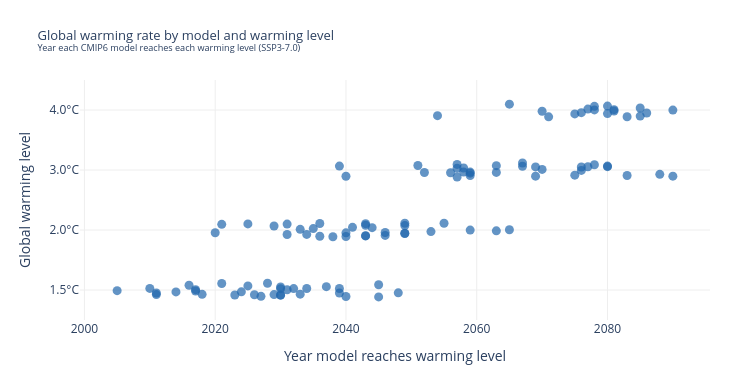

Notebook code for this chart:
### Code cell
import plotly.graph_objects as go
import numpy as np

np.random.seed(42)

CMIP_COLOR = "#2166AC"

fig = go.Figure()

wls = sorted(scatter_cache.keys())
wl_to_y = {wl: i for i, wl in enumerate(wls)}

for wl in wls:
    df = scatter_cache[wl].copy()
    if df.empty:
        continue

    y_base = wl_to_y[wl]
    jitter = 0.12

    fig.add_trace(go.Scatter(
        x=df["year_wl"],
        y=y_base + np.random.uniform(-jitter, jitter, len(df)),
        mode="markers",
        name="CMIP6 models",
        legendgroup="cmip6",
        showlegend=(wl == wls[0]),
        marker=dict(color=CMIP_COLOR, size=9, opacity=0.7),
        customdata=list(zip(df["model"], [wl]*len(df), df["ca_anom"])),
        hovertemplate=(
            "<b>%{customdata[0]}</b><br>"
            "Warming level: %{customdata[1]}°C<br>"
            "Year reached: %{x}<br>"
            "CA anomaly: %{customdata[2]:.2f}°C"
            "<extra></extra>"
        ),
    ))

fig.update_layout(
    width=750,
    height=380,
    margin=dict(l=80, r=40, t=80, b=60),
    plot_bgcolor="white",
    paper_bgcolor="white",
    title=dict(
        text=(
            "Global warming rate by model and warming level<br>"
            "<sup>Year each CMIP6 model reaches each warming level (SSP3-7.0)</sup>"
        ),
        font=dict(size=13),
    ),
    xaxis=dict(
        title="Year model reaches warming level",
        showgrid=True, gridcolor="#eeeeee",
        zeroline=False, showline=False,
    ),
    yaxis=dict(
        title="Global warming level",
        tickmode="array",
        tickvals=list(wl_to_y.values()),
        ticktext=[f"{wl}°C" for wl in wls],
        showgrid=True, gridcolor="#eeeeee",
        zeroline=False, showline=False,
        range=[-0.5, len(wls) - 0.5],
    ),
    showlegend=False,
)

fig.show()
fig.write_html("../uncertainty/figures/html/wl_scatter.html")
fig.write_image("../uncertainty/figures/static/wl_scatter.png", scale=2)

### Figure 1 — Plotly figure (JSON) as saved in the notebook; plotly's stock layout.template omitted (floating-point values rounded to 4 significant figures)
{"data": [{"customdata": [["ACCESS-CM2", 1.5, 4.521], ["CESM2-WACCM", 1.5, 3.957], ["CAS-ESM2-0", 1.5, 3.75], ["MPI-ESM1-2-LR", 1.5, 3.969], ["EC-Earth3-Veg-LR", 1.5, 4.641], ["BCC-CSM2-MR", 1.5, 4.019], ["MRI-ESM2-0", 1.5, 3.256], ["CAMS-CSM1-0", 1.5, 3.049], ["MPI-ESM-1-2-HAM", 1.5, null], ["IITM-ESM", 1.5, 2.875], ["NorESM2-MM", 1.5, 3.261], ["CMCC-ESM2", 1.5, 4.792], ["IPSL-CM6A-LR", 1.5, 5.024], ["INM-CM4-8", 1.5, 3.828], ["INM-CM5-0", 1.5, 3.639], ["CanESM5", 1.5, 6.005], ["NorESM2-LM", 1.5, 2.929], ["AWI-CM-1-1-MR", 1.5, 4.595], ["FGOALS-f3-L", 1.5, 4.091], ["GFDL-ESM4", 1.5, 3.306], ["IPSL-CM5A2-INCA", 1.5, 5.275], ["EC-Earth3-AerChem", 1.5, 4.615], ["KACE-1-0-G", 1.5, 4.832], ["CMCC-CM2-SR5", 1.5, 4.854], ["EC-Earth3-Veg", 1.5, 5.884], ["FGOALS-g3", 1.5, 3.844], ["EC-Earth3", 1.5, 4.995], ["TaiESM1", 1.5, 4.598], ["MPI-ESM1-2-HR", 1.5, 3.916], ["MIROC6", 1.5, 3.479], ["CNRM-ESM2-1", 1.5, 4.121], ["CESM2", 1.5, 3.585]], "hovertemplate": "<b>%{customdata[0]}</b><br>Warming level: %{customdata[1]}°C<br>Year reached: %{x}<br>CA anomaly: %{customdata[2]:.2f}°C<extra></extra>", "legendgroup": "cmip6", "marker": {"color": "#2166AC", "opacity": 0.7, "size": 9}, "mode": "markers", "name": "CMIP6 models", "showlegend": true, "type": "scatter", "x": [2024, 2021, 2037, 2032, 2023, 2030, 2027, 2045, 2039, 2030, 2045, 2028, 2016, 2033, 2029, 2011, 2048, 2017, 2017, 2039, 2010, 2030, 2011, 2014, 2005, 2025, 2018, 2031, 2030, 2040, 2034, 2026], "y": [-0.03011, 0.1082, 0.05568, 0.02368, -0.08256, -0.08256, -0.1061, 0.08788, 0.02427, 0.04994, -0.1151, 0.1128, 0.07979, -0.06904, -0.07636, -0.07598, -0.04698, 0.005942, -0.01633, -0.05011, 0.02684, -0.08652, -0.04989, -0.03207, -0.01054, 0.06844, -0.07208, 0.003416, 0.02218, -0.1089, 0.02581, -0.07907]}, {"customdata": [["ACCESS-CM2", 2, 4.521], ["CESM2-WACCM", 2, 3.957], ["CAS-ESM2-0", 2, 3.75], ["MPI-ESM1-2-LR", 2, 3.969], ["EC-Earth3-Veg-LR", 2, 4.641], ["BCC-CSM2-MR", 2, 4.019], ["MRI-ESM2-0", 2, 3.256], ["CAMS-CSM1-0", 2, 3.049], ["IITM-ESM", 2, 2.875], ["NorESM2-MM", 2, 3.261], ["CMCC-ESM2", 2, 4.792], ["IPSL-CM6A-LR", 2, 5.024], ["INM-CM4-8", 2, 3.828], ["INM-CM5-0", 2, 3.639], ["CanESM5", 2, 6.005], ["NorESM2-LM", 2, 2.929], ["AWI-CM-1-1-MR", 2, 4.595], ["FGOALS-f3-L", 2, 4.091], ["GFDL-ESM4", 2, 3.306], ["IPSL-CM5A2-INCA", 2, 5.275], ["EC-Earth3-AerChem", 2, 4.615], ["KACE-1-0-G", 2, 4.832], ["CMCC-CM2-SR5", 2, 4.854], ["EC-Earth3-Veg", 2, 5.884], ["FGOALS-g3", 2, 3.844], ["EC-Earth3", 2, 4.995], ["TaiESM1", 2, 4.598], ["MPI-ESM1-2-HR", 2, 3.916], ["MIROC6", 2, 3.479], ["CNRM-ESM2-1", 2, 4.121], ["CESM2", 2, 3.585]], "hovertemplate": "<b>%{customdata[0]}</b><br>Warming level: %{customdata[1]}°C<br>Year reached: %{x}<br>CA anomaly: %{customdata[2]:.2f}°C<extra></extra>", "legendgroup": "cmip6", "marker": {"color": "#2166AC", "opacity": 0.7, "size": 9}, "mode": "markers", "name": "CMIP6 models", "showlegend": false, "type": "scatter", "x": [2036, 2036, 2049, 2049, 2040, 2043, 2041, 2063, 2046, 2059, 2038, 2031, 2049, 2044, 2020, 2065, 2033, 2031, 2055, 2029, 2043, 2021, 2035, 2025, 2043, 2034, 2040, 2046, 2053, 2049, 2043], "y": [0.8956, 1.108, 1.112, 1.074, 0.9531, 0.9034, 1.044, 0.9856, 0.9093, 0.9988, 0.8883, 1.098, 0.9421, 1.039, 0.9548, 1.005, 1.011, 0.9244, 1.113, 1.066, 1.105, 1.095, 1.023, 1.101, 0.9012, 0.927, 0.8909, 0.9581, 0.9733, 0.9451, 1.079]}, {"customdata": [["ACCESS-CM2", 3, 4.521], ["CESM2-WACCM", 3, 3.957], ["CAS-ESM2-0", 3, 3.75], ["MPI-ESM1-2-LR", 3, 3.969], ["EC-Earth3-Veg-LR", 3, 4.641], ["BCC-CSM2-MR", 3, 4.019], ["MRI-ESM2-0", 3, 3.256], ["IITM-ESM", 3, 2.875], ["NorESM2-MM", 3, 3.261], ["CMCC-ESM2", 3, 4.792], ["IPSL-CM6A-LR", 3, 5.024], ["INM-CM4-8", 3, 3.828], ["INM-CM5-0", 3, 3.639], ["CanESM5", 3, 6.005], ["NorESM2-LM", 3, 2.929], ["AWI-CM-1-1-MR", 3, 4.595], ["FGOALS-f3-L", 3, 4.091], ["GFDL-ESM4", 3, 3.306], ["IPSL-CM5A2-INCA", 3, 5.275], ["EC-Earth3-AerChem", 3, 4.615], ["KACE-1-0-G", 3, 4.832], ["CMCC-CM2-SR5", 3, 4.854], ["EC-Earth3-Veg", 3, 5.884], ["FGOALS-g3", 3, 3.844], ["EC-Earth3", 3, 4.995], ["TaiESM1", 3, 4.598], ["MPI-ESM1-2-HR", 3, 3.916], ["MIROC6", 3, 3.479], ["CNRM-ESM2-1", 3, 4.121], ["CESM2", 3, 3.585]], "hovertemplate": "<b>%{customdata[0]}</b><br>Warming level: %{customdata[1]}°C<br>Year reached: %{x}<br>CA anomaly: %{customdata[2]:.2f}°C<extra></extra>", "legendgroup": "cmip6", "marker": {"color": "#2166AC", "opacity": 0.7, "size": 9}, "mode": "markers", "name": "CMIP6 models", "showlegend": false, "type": "scatter", "x": [2059, 2059, 2070, 2075, 2063, 2069, 2067, 2080, 2088, 2057, 2051, 2076, 2077, 2039, 2090, 2058, 2059, 2078, 2057, 2063, 2040, 2056, 2052, 2080, 2058, 2057, 2076, 2083, 2069, 2067], "y": [1.966, 1.947, 2.01, 1.914, 2.073, 1.898, 2.117, 2.065, 1.928, 1.881, 2.076, 2.05, 2.055, 2.065, 1.898, 1.966, 1.908, 2.087, 2.03, 1.959, 1.895, 1.955, 1.958, 2.055, 2.033, 2.093, 1.993, 1.909, 2.051, 2.063]}, {"customdata": [["ACCESS-CM2", 4, 4.521], ["CESM2-WACCM", 4, 3.957], ["CAS-ESM2-0", 4, 3.75], ["EC-Earth3-Veg-LR", 4, 4.641], ["CMCC-ESM2", 4, 4.792], ["IPSL-CM6A-LR", 4, 5.024], ["CanESM5", 4, 6.005], ["AWI-CM-1-1-MR", 4, 4.595], ["FGOALS-f3-L", 4, 4.091], ["IPSL-CM5A2-INCA", 4, 5.275], ["EC-Earth3-AerChem", 4, 4.615], ["KACE-1-0-G", 4, 4.832], ["CMCC-CM2-SR5", 4, 4.854], ["EC-Earth3-Veg", 4, 5.884], ["EC-Earth3", 4, 4.995], ["TaiESM1", 4, 4.598], ["CNRM-ESM2-1", 4, 4.121], ["CESM2", 4, 3.585]], "hovertemplate": "<b>%{customdata[0]}</b><br>Warming level: %{customdata[1]}°C<br>Year reached: %{x}<br>CA anomaly: %{customdata[2]:.2f}°C<extra></extra>", "legendgroup": "cmip6", "marker": {"color": "#2166AC", "opacity": 0.7, "size": 9}, "mode": "markers", "name": "CMIP6 models", "showlegend": false, "type": "scatter", "x": [2077, 2080, 2090, 2081, 2081, 2071, 2054, 2083, 2085, 2076, 2078, 2065, 2080, 2070, 2078, 2075, 2085, 2086], "y": [3.015, 3.065, 2.999, 3.005, 2.983, 2.886, 2.906, 2.888, 3.033, 2.955, 3.002, 3.098, 2.94, 2.978, 3.061, 2.935, 2.898, 2.95]}], "layout": {"height": 380, "margin": {"b": 60, "l": 80, "r": 40, "t": 80}, "paper_bgcolor": "white", "plot_bgcolor": "white", "showlegend": false, "title": {"font": {"size": 13}, "text": "Global warming rate by model and warming level<br><sup>Year each CMIP6 model reaches each warming level (SSP3-7.0)</sup>"}, "width": 750, "xaxis": {"gridcolor": "#eeeeee", "showgrid": true, "showline": false, "title": {"text": "Year model reaches warming level"}, "zeroline": false}, "yaxis": {"gridcolor": "#eeeeee", "range": [-0.5, 3.5], "showgrid": true, "showline": false, "tickmode": "array", "ticktext": ["1.5°C", "2.0°C", "3.0°C", "4.0°C"], "tickvals": [0, 1, 2, 3], "title": {"text": "Global warming level"}, "zeroline": false}}}
